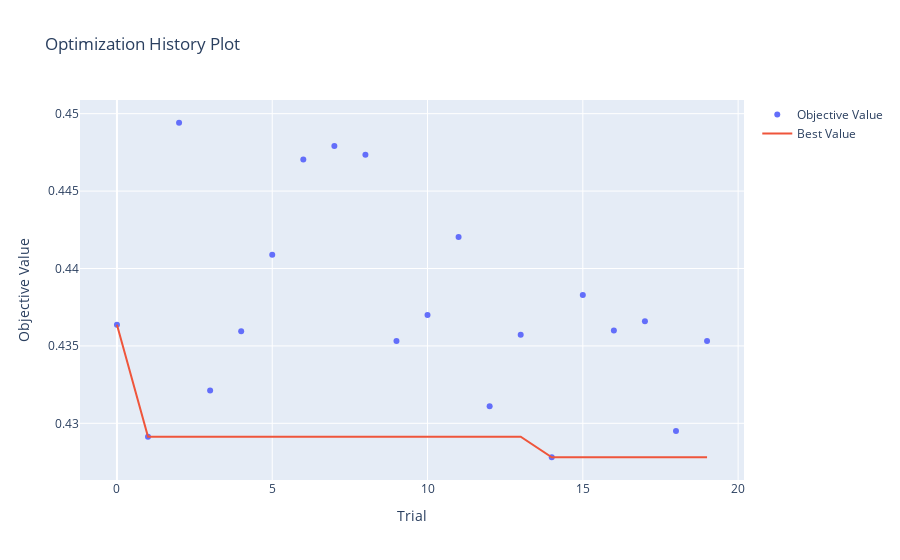

Write notebook code for a chart like this one.
### Code cell
# Historic
plot_optimization_history(study)

### Figure 1 — Plotly figure (JSON) as saved in the notebook; plotly's stock layout.template omitted (floating-point values rounded to 4 significant figures)
{"data": [{"mode": "markers", "name": "Objective Value", "type": "scatter", "x": [0, 1, 2, 3, 4, 5, 6, 7, 8, 9, 10, 11, 12, 13, 14, 15, 16, 17, 18, 19], "y": [0.4364, 0.4291, 0.4494, 0.4321, 0.436, 0.4409, 0.447, 0.4479, 0.4473, 0.4353, 0.437, 0.442, 0.4311, 0.4357, 0.4278, 0.4383, 0.436, 0.4366, 0.4295, 0.4353]}, {"name": "Best Value", "type": "scatter", "x": [0, 1, 2, 3, 4, 5, 6, 7, 8, 9, 10, 11, 12, 13, 14, 15, 16, 17, 18, 19], "y": [0.4364, 0.4291, 0.4291, 0.4291, 0.4291, 0.4291, 0.4291, 0.4291, 0.4291, 0.4291, 0.4291, 0.4291, 0.4291, 0.4291, 0.4278, 0.4278, 0.4278, 0.4278, 0.4278, 0.4278]}], "layout": {"title": {"text": "Optimization History Plot"}, "xaxis": {"title": {"text": "Trial"}}, "yaxis": {"title": {"text": "Objective Value"}}}}
